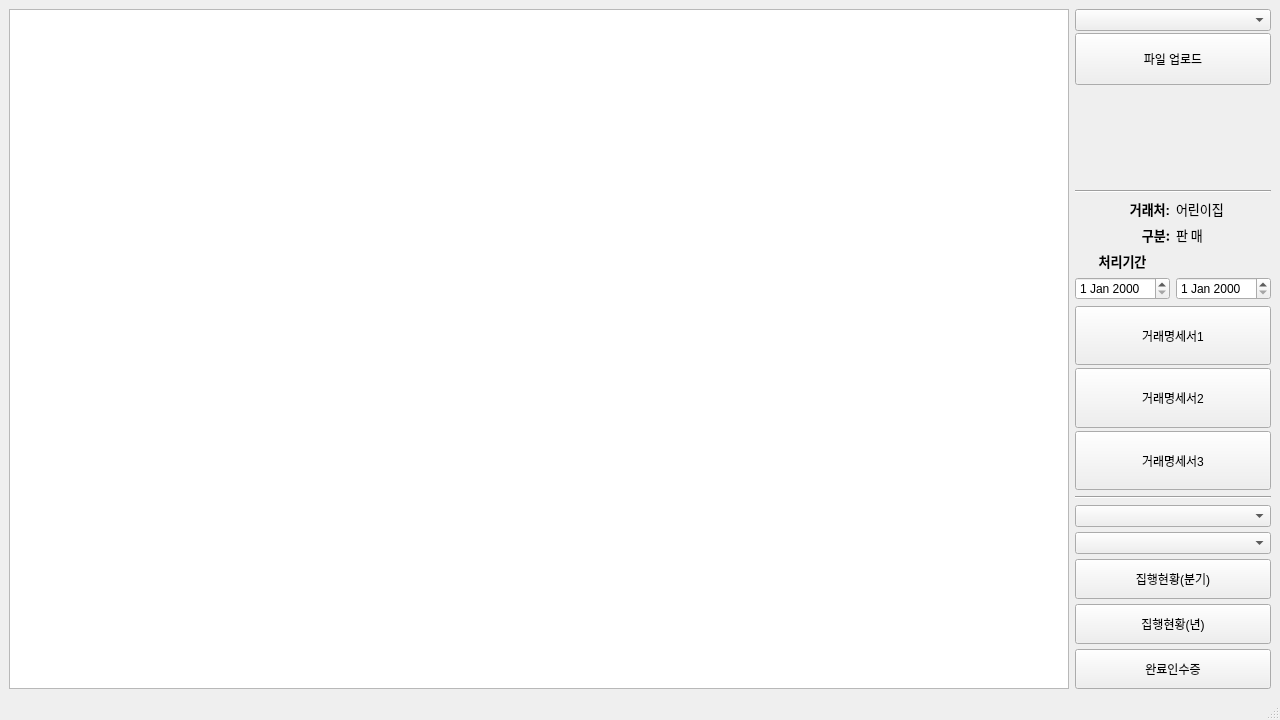
<?xml version="1.0" encoding="UTF-8"?>
<ui version="4.0">
 <class>MainWindow</class>
 <widget class="QMainWindow" name="MainWindow">
  <property name="geometry">
   <rect>
    <x>0</x>
    <y>0</y>
    <width>1280</width>
    <height>720</height>
   </rect>
  </property>
  <property name="sizePolicy">
   <sizepolicy hsizetype="Minimum" vsizetype="Expanding">
    <horstretch>0</horstretch>
    <verstretch>0</verstretch>
   </sizepolicy>
  </property>
  <property name="windowTitle">
   <string>MainWindow</string>
  </property>
  <widget class="QWidget" name="centralwidget">
   <layout class="QHBoxLayout" name="horizontalLayout">
    <item>
     <widget class="QTableWidget" name="tableWidget"/>
    </item>
    <item>
     <layout class="QVBoxLayout" name="verticalLayout_4">
      <property name="sizeConstraint">
       <enum>QLayout::SetFixedSize</enum>
      </property>
      <property name="topMargin">
       <number>0</number>
      </property>
      <item>
       <layout class="QVBoxLayout" name="verticalLayout">
        <property name="spacing">
         <number>2</number>
        </property>
        <item>
         <widget class="QComboBox" name="comboBox"/>
        </item>
        <item>
         <widget class="QPushButton" name="pushButton">
          <property name="sizePolicy">
           <sizepolicy hsizetype="Minimum" vsizetype="Expanding">
            <horstretch>0</horstretch>
            <verstretch>0</verstretch>
           </sizepolicy>
          </property>
          <property name="text">
           <string>파일 업로드</string>
          </property>
         </widget>
        </item>
        <item>
         <spacer name="verticalSpacer_2">
          <property name="orientation">
           <enum>Qt::Vertical</enum>
          </property>
          <property name="sizeHint" stdset="0">
           <size>
            <width>20</width>
            <height>40</height>
           </size>
          </property>
         </spacer>
        </item>
        <item>
         <spacer name="verticalSpacer">
          <property name="orientation">
           <enum>Qt::Vertical</enum>
          </property>
          <property name="sizeHint" stdset="0">
           <size>
            <width>20</width>
            <height>40</height>
           </size>
          </property>
         </spacer>
        </item>
        <item>
         <widget class="Line" name="line_2">
          <property name="orientation">
           <enum>Qt::Horizontal</enum>
          </property>
         </widget>
        </item>
       </layout>
      </item>
      <item>
       <layout class="QGridLayout" name="gridLayout">
        <property name="sizeConstraint">
         <enum>QLayout::SetFixedSize</enum>
        </property>
        <item row="1" column="0">
         <widget class="QLabel" name="label">
          <property name="sizePolicy">
           <sizepolicy hsizetype="Preferred" vsizetype="Preferred">
            <horstretch>0</horstretch>
            <verstretch>0</verstretch>
           </sizepolicy>
          </property>
          <property name="font">
           <font>
            <family>굴림</family>
            <pointsize>10</pointsize>
            <weight>75</weight>
            <bold>true</bold>
           </font>
          </property>
          <property name="text">
           <string>구분:</string>
          </property>
          <property name="alignment">
           <set>Qt::AlignRight|Qt::AlignTrailing|Qt::AlignVCenter</set>
          </property>
         </widget>
        </item>
        <item row="3" column="1">
         <widget class="QDateEdit" name="dateEdit_2"/>
        </item>
        <item row="2" column="0">
         <widget class="QLabel" name="label_3">
          <property name="sizePolicy">
           <sizepolicy hsizetype="Preferred" vsizetype="Preferred">
            <horstretch>0</horstretch>
            <verstretch>0</verstretch>
           </sizepolicy>
          </property>
          <property name="font">
           <font>
            <pointsize>10</pointsize>
            <weight>75</weight>
            <bold>true</bold>
           </font>
          </property>
          <property name="text">
           <string>처리기간</string>
          </property>
          <property name="alignment">
           <set>Qt::AlignCenter</set>
          </property>
         </widget>
        </item>
        <item row="2" column="1">
         <spacer name="horizontalSpacer">
          <property name="orientation">
           <enum>Qt::Horizontal</enum>
          </property>
          <property name="sizeType">
           <enum>QSizePolicy::Preferred</enum>
          </property>
          <property name="sizeHint" stdset="0">
           <size>
            <width>40</width>
            <height>20</height>
           </size>
          </property>
         </spacer>
        </item>
        <item row="1" column="1">
         <widget class="QLabel" name="label_2">
          <property name="sizePolicy">
           <sizepolicy hsizetype="Fixed" vsizetype="Fixed">
            <horstretch>0</horstretch>
            <verstretch>0</verstretch>
           </sizepolicy>
          </property>
          <property name="font">
           <font>
            <family>굴림</family>
            <pointsize>10</pointsize>
            <weight>50</weight>
            <bold>false</bold>
           </font>
          </property>
          <property name="text">
           <string>판 매</string>
          </property>
          <property name="alignment">
           <set>Qt::AlignCenter</set>
          </property>
         </widget>
        </item>
        <item row="3" column="0">
         <widget class="QDateEdit" name="dateEdit"/>
        </item>
        <item row="0" column="0">
         <widget class="QLabel" name="label_4">
          <property name="font">
           <font>
            <pointsize>10</pointsize>
            <weight>75</weight>
            <bold>true</bold>
           </font>
          </property>
          <property name="text">
           <string>거래처:</string>
          </property>
          <property name="alignment">
           <set>Qt::AlignRight|Qt::AlignTrailing|Qt::AlignVCenter</set>
          </property>
         </widget>
        </item>
        <item row="0" column="1">
         <widget class="QLabel" name="label_5">
          <property name="font">
           <font>
            <pointsize>10</pointsize>
           </font>
          </property>
          <property name="text">
           <string>어린이집</string>
          </property>
         </widget>
        </item>
       </layout>
      </item>
      <item>
       <layout class="QVBoxLayout" name="verticalLayout_2">
        <property name="spacing">
         <number>3</number>
        </property>
        <item>
         <widget class="QPushButton" name="pushButton_2">
          <property name="sizePolicy">
           <sizepolicy hsizetype="Minimum" vsizetype="MinimumExpanding">
            <horstretch>0</horstretch>
            <verstretch>0</verstretch>
           </sizepolicy>
          </property>
          <property name="text">
           <string>거래명세서1</string>
          </property>
         </widget>
        </item>
        <item>
         <widget class="QPushButton" name="pushButton_3">
          <property name="sizePolicy">
           <sizepolicy hsizetype="Minimum" vsizetype="MinimumExpanding">
            <horstretch>0</horstretch>
            <verstretch>0</verstretch>
           </sizepolicy>
          </property>
          <property name="text">
           <string>거래명세서2</string>
          </property>
         </widget>
        </item>
        <item>
         <widget class="QPushButton" name="pushButton_4">
          <property name="sizePolicy">
           <sizepolicy hsizetype="Minimum" vsizetype="MinimumExpanding">
            <horstretch>0</horstretch>
            <verstretch>0</verstretch>
           </sizepolicy>
          </property>
          <property name="text">
           <string>거래명세서3</string>
          </property>
         </widget>
        </item>
       </layout>
      </item>
      <item>
       <widget class="Line" name="line">
        <property name="orientation">
         <enum>Qt::Horizontal</enum>
        </property>
       </widget>
      </item>
      <item>
       <layout class="QVBoxLayout" name="verticalLayout_3">
        <property name="spacing">
         <number>5</number>
        </property>
        <item>
         <widget class="QComboBox" name="comboBox_2"/>
        </item>
        <item>
         <widget class="QComboBox" name="comboBox_3"/>
        </item>
        <item>
         <widget class="QPushButton" name="pushButton_5">
          <property name="sizePolicy">
           <sizepolicy hsizetype="Minimum" vsizetype="MinimumExpanding">
            <horstretch>0</horstretch>
            <verstretch>0</verstretch>
           </sizepolicy>
          </property>
          <property name="text">
           <string>집행현황(분기)</string>
          </property>
         </widget>
        </item>
        <item>
         <widget class="QPushButton" name="pushButton_6">
          <property name="sizePolicy">
           <sizepolicy hsizetype="Minimum" vsizetype="MinimumExpanding">
            <horstretch>0</horstretch>
            <verstretch>0</verstretch>
           </sizepolicy>
          </property>
          <property name="text">
           <string>집행현황(년)</string>
          </property>
         </widget>
        </item>
        <item>
         <widget class="QPushButton" name="pushButton_7">
          <property name="sizePolicy">
           <sizepolicy hsizetype="Minimum" vsizetype="MinimumExpanding">
            <horstretch>0</horstretch>
            <verstretch>0</verstretch>
           </sizepolicy>
          </property>
          <property name="text">
           <string>완료인수증</string>
          </property>
         </widget>
        </item>
       </layout>
      </item>
     </layout>
    </item>
   </layout>
  </widget>
  <widget class="QMenuBar" name="menubar">
   <property name="geometry">
    <rect>
     <x>0</x>
     <y>0</y>
     <width>1280</width>
     <height>19</height>
    </rect>
   </property>
  </widget>
  <widget class="QStatusBar" name="statusbar"/>
 </widget>
 <resources/>
 <connections/>
</ui>
